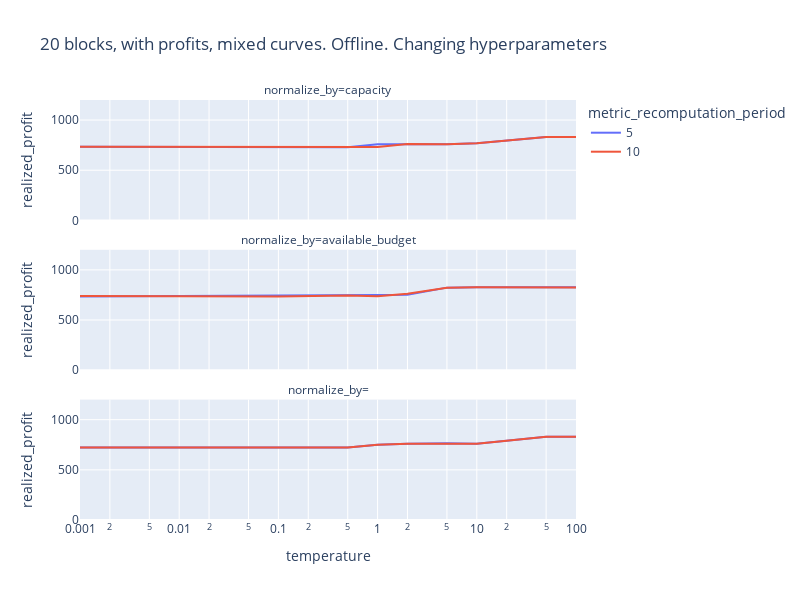

Write notebook code for a chart like this one.
### Code cell
# rdf = load_ray_experiment(Path("/home/pierre/privacypacking/logs/ray/run_and_report_2021-12-07_15-08-13"))

rdf = load_ray_experiment(Path("/home/pierre/privacypacking/logs/ray/run_and_report_2021-12-07_15-18-48"))


px.line(
    rdf.sort_values(["temperature", "metric_recomputation_period"]),
    x="temperature",
    y="realized_profit",
    log_x=True,
    color="metric_recomputation_period",
    # log_x=True,
    width=800,
    height=600,
    range_y=[0,1200],
    facet_col="normalize_by",
    facet_col_wrap=1,
    title="20 blocks, with profits, mixed curves. Offline. Changing hyperparameters",
    # title="Number of allocated tasks depending on the scheduling step size<br><sup>Online mixed curves, 20 blocks, no initial blocks, 100 tasks per block on average, lifetime = 5 blocks</sup>"
)

### Figure 1 — Plotly figure (JSON) as saved in the notebook; plotly's stock layout.template omitted (floating-point values rounded to 4 significant figures)
{"data": [{"hovertemplate": "metric_recomputation_period=5<br>normalize_by=capacity<br>temperature=%{x}<br>realized_profit=%{y}<extra></extra>", "legendgroup": "5", "line": {"color": "#636efa", "dash": "solid"}, "marker": {"symbol": "circle"}, "mode": "lines", "name": "5", "orientation": "v", "showlegend": true, "type": "scatter", "x": [0.001, 0.1, 0.5, 1, 2, 5, 10, 50, 100], "xaxis": "x3", "y": [734.5, 729.5, 729.5, 760, 762.5, 760, 770, 830, 830], "yaxis": "y3"}, {"hovertemplate": "metric_recomputation_period=5<br>normalize_by=available_budget<br>temperature=%{x}<br>realized_profit=%{y}<extra></extra>", "legendgroup": "5", "line": {"color": "#636efa", "dash": "solid"}, "marker": {"symbol": "circle"}, "mode": "lines", "name": "5", "orientation": "v", "showlegend": false, "type": "scatter", "x": [0.001, 0.1, 0.5, 1, 2, 5, 10, 50, 100], "xaxis": "x2", "y": [735, 740, 748.5, 748.5, 751, 823, 825.5, 829, 827], "yaxis": "y2"}, {"hovertemplate": "metric_recomputation_period=5<br>normalize_by=<br>temperature=%{x}<br>realized_profit=%{y}<extra></extra>", "legendgroup": "5", "line": {"color": "#636efa", "dash": "solid"}, "marker": {"symbol": "circle"}, "mode": "lines", "name": "5", "orientation": "v", "showlegend": false, "type": "scatter", "x": [0.001, 0.1, 0.5, 1, 2, 5, 10, 50, 100], "xaxis": "x", "y": [723, 723, 723, 749, 760, 764, 760, 830, 830], "yaxis": "y"}, {"hovertemplate": "metric_recomputation_period=10<br>normalize_by=capacity<br>temperature=%{x}<br>realized_profit=%{y}<extra></extra>", "legendgroup": "10", "line": {"color": "#EF553B", "dash": "solid"}, "marker": {"symbol": "circle"}, "mode": "lines", "name": "10", "orientation": "v", "showlegend": true, "type": "scatter", "x": [0.001, 0.1, 0.5, 1, 2, 5, 10, 50, 100], "xaxis": "x3", "y": [734.5, 731.5, 731.5, 731.5, 761.5, 760, 770, 830, 830], "yaxis": "y3"}, {"hovertemplate": "metric_recomputation_period=10<br>normalize_by=available_budget<br>temperature=%{x}<br>realized_profit=%{y}<extra></extra>", "legendgroup": "10", "line": {"color": "#EF553B", "dash": "solid"}, "marker": {"symbol": "circle"}, "mode": "lines", "name": "10", "orientation": "v", "showlegend": false, "type": "scatter", "x": [0.001, 0.1, 0.5, 1, 2, 5, 10, 50, 100], "xaxis": "x2", "y": [740, 735, 744, 736, 761.5, 822, 826.5, 826.5, 824], "yaxis": "y2"}, {"hovertemplate": "metric_recomputation_period=10<br>normalize_by=<br>temperature=%{x}<br>realized_profit=%{y}<extra></extra>", "legendgroup": "10", "line": {"color": "#EF553B", "dash": "solid"}, "marker": {"symbol": "circle"}, "mode": "lines", "name": "10", "orientation": "v", "showlegend": false, "type": "scatter", "x": [0.001, 0.1, 0.5, 1, 2, 5, 10, 50, 100], "xaxis": "x", "y": [723, 723, 723, 749, 760, 760, 760, 830, 830], "yaxis": "y"}], "layout": {"annotations": [{"font": {}, "showarrow": false, "text": "normalize_by=", "x": 0.5, "xanchor": "center", "xref": "paper", "y": 0.2867, "yanchor": "bottom", "yref": "paper"}, {"font": {}, "showarrow": false, "text": "normalize_by=available_budget", "x": 0.5, "xanchor": "center", "xref": "paper", "y": 0.6433, "yanchor": "bottom", "yref": "paper"}, {"font": {}, "showarrow": false, "text": "normalize_by=capacity", "x": 0.5, "xanchor": "center", "xref": "paper", "y": 1.0, "yanchor": "bottom", "yref": "paper"}], "height": 600, "legend": {"title": {"text": "metric_recomputation_period"}, "tracegroupgap": 0}, "title": {"text": "20 blocks, with profits, mixed curves. Offline. Changing hyperparameters"}, "width": 800, "xaxis": {"anchor": "y", "domain": [0, 1], "title": {"text": "temperature"}, "type": "log"}, "xaxis2": {"anchor": "y2", "domain": [0, 1], "matches": "x", "showticklabels": false, "type": "log"}, "xaxis3": {"anchor": "y3", "domain": [0, 1], "matches": "x", "showticklabels": false, "type": "log"}, "yaxis": {"anchor": "x", "domain": [0, 0.2867], "range": [0, 1200], "title": {"text": "realized_profit"}}, "yaxis2": {"anchor": "x2", "domain": [0.3567, 0.6433], "matches": "y", "range": [0, 1200], "title": {"text": "realized_profit"}}, "yaxis3": {"anchor": "x3", "domain": [0.7133, 1.0], "matches": "y", "range": [0, 1200], "title": {"text": "realized_profit"}}}}
